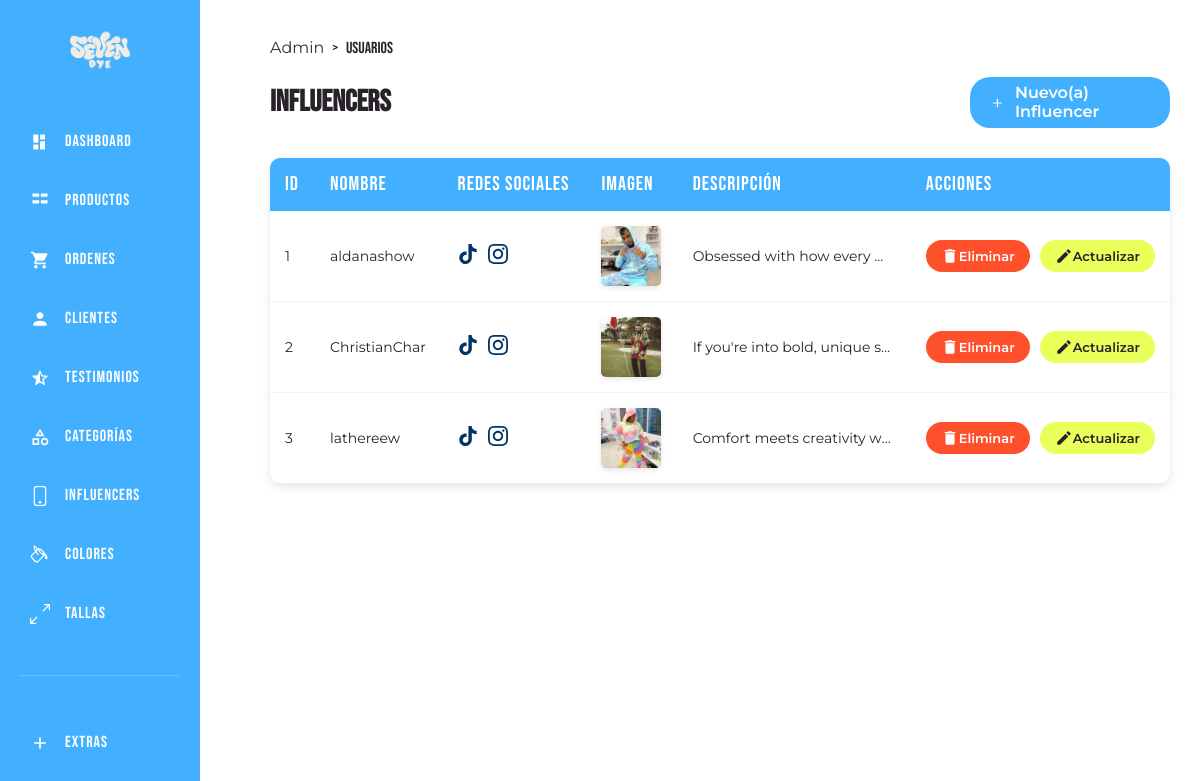
Page /influencers/admin (signed in) on the committed database.
### tables this page shows
CREATE TABLE `influencer` (
  `id` int NOT NULL AUTO_INCREMENT,
  `nombre` varchar(255) DEFAULT NULL,
  `youtube` varchar(255) DEFAULT NULL,
  `tiktok` varchar(255) DEFAULT NULL,
  `instagram` varchar(255) DEFAULT NULL,
  `imagen` varchar(200) DEFAULT NULL,
  `descripcion` longtext,
  `creado` date DEFAULT NULL,
  PRIMARY KEY (`id`)
);

### controllers/InfluencerController.php (called while the page is built, shortened)
<?php
class InfluencerController{
    public static function index(Router $router){
        $influencers = Influencer::all();
        $router->render('/influencers/admin',[
            'influencers' => $influencers,
            'pageTitle' => 'usuarios'
        ]);
    }
}

### public/index.php (called while the page is built, shortened)
<?php
$router = new Router();
$router->get('/admin', [DashboardController::class, 'index']);
$router->get('/testimonios/admin', [TestimonioController::class, 'index']);
$router->get('/testimonios/crear', [TestimonioController::class, 'crear']);
$router->post('/testimonios/crear', [TestimonioController::class, 'crear']);
$router->get('/testimonios/actualizar', [TestimonioController::class, 'actualizar']);
$router->post('/testimonios/actualizar', [TestimonioController::class, 'actualizar']);
$router->post('/testimonios/eliminar', [TestimonioController::class, 'eliminar']);
$router->get('/influencers/admin', [InfluencerController::class, 'index']);
$router->get('/influencers/crear', [InfluencerController::class, 'crear']);
$router->post('/influencers/crear', [InfluencerController::class, 'crear']);
$router->get('/influencers/actualizar', [InfluencerController::class, 'actualizar']);
$router->post('/influencers/actualizar', [InfluencerController::class, 'actualizar']);
$router->post('/influencers/eliminar', [InfluencerController::class, 'eliminar']);
$router->get('/categorias/admin', [CategoriaController::class, 'index']);
$router->get('/categorias/crear', [CategoriaController::class, 'crear']);
$router->post('/categorias/crear', [CategoriaController::class, 'crear']);
$router->get('/categorias/actualizar', [CategoriaController::class, 'actualizar']);
$router->post('/categorias/actualizar', [CategoriaController::class, 'actualizar']);
$router->post('/categorias/eliminar', [CategoriaController::class, 'eliminar']);
$router->get('/colores/admin', [ColorController::class, 'index']);
$router->get('/colores/crear', [ColorController::class, 'crear']);
$router->post('/colores/crear', [ColorController::class, 'crear']);
$router->get('/colores/actualizar', [ColorController::class, 'actualizar']);
$router->post('/colores/actualizar', [ColorController::class, 'actualizar']);
$router->post('/colores/eliminar', [ColorController::class, 'eliminar']);
$router->get('/tallas/admin', [TallaController::class, 'index']);
$router->get('/tallas/crear', [TallaController::class, 'crear']);
$router->post('/tallas/crear', [TallaController::class, 'crear']);
$router->get('/tallas/actualizar', [TallaController::class, 'actualizar']);
$router->post('/tallas/actualizar', [TallaController::class, 'actualizar']);
$router->post('/tallas/eliminar', [TallaController::class, 'eliminar']);
$router->get('/productos/admin', [ProductoController::class, 'index']);
$router->get('/productos/crear', [ProductoController::class, 'crear']);
$router->post('/productos/crear', [ProductoController::class, 'crear']);
$router->get('/productos/actualizar', [ProductoController::class, 'actualizar']);
$router->post('/productos/actualizar', [ProductoController::class, 'actualizar']);
$router->post('/productos/eliminar', [ProductoController::class, 'eliminar']);
$router->get('/clientes/admin', [ClienteController::class, 'index']);
$router->get('/clientes/actualizar', [ClienteController::class, 'actualizar']);
$router->post('/clientes/actualizar', [ClienteController::class, 'actualizar']);
$router->get('/login', [LoginController::class, 'login']);
$router->post('/login', [LoginController::class, 'login']);
$router->get('/register',[LoginController::class, 'registro']);
$router->post('/register',[LoginController::class, 'registro']);
$router->get('/logout', [LoginController::class, 'logout']);
$router->get('/google/login', [GoogleController::class, 'login']);
$router->get('/google/callback', [GoogleController::class, 'callback']);
$router->get('/olvide', [LoginController::class, 'olvide']);
$router->post('/olvide', [LoginController::class, 'olvide']);
$router->get('/recuperar', [LoginController::class, 'recuperar']);
$router->post('/recuperar', [LoginController::class, 'recuperar']);
$router->get('/confirmar-cuenta', [LoginController::class, 'confirmar']);
$router->get('/mensaje', [LoginController::class, 'mensaje']);
$router->get('/perfil', [UsuarioController::class, 'actualizar']);
$router->post('/perfil', [UsuarioController::class, 'actualizar']);
$router->get('/', [PaginasController::class, 'index']);
$router->get('/nosotros', [PaginasController::class, 'nosotros']);
$router->get('/contacto', [PaginasController::class, 'contacto']);
$router->post('/contacto', [PaginasController::class, 'contacto']);
$router->get('/carrito', [CarritoController::class, 'index']);
$router->post('/carrito/agregar', [CarritoController::class, 'agregar']);
$router->post('/carrito/actualizar', [CarritoController::class, 'actualizar']);
$router->post('/carrito/eliminar', [CarritoController::class, 'eliminar']);
$router->get('/tienda', [TiendaController::class, 'index']);
$router->get('/tienda/{slug}', [TiendaController::class, 'indexSlug']);
$router->get('/detalles/{slug}', [TiendaController::class, 'detalles']);
$router->get('/deseos', [DeseoController::class, 'index']);
$router->get('/deseos/verificar', [DeseoController::class, 'verificar']);
$router->post('/deseos/guardar', [DeseoController::class, 'guardar']);
$router->post('/deseos/eliminar', [DeseoController::class, 'eliminar']);
$router->comprobarRutas();

### models/ActiveRecord.php (called while the page is built, shortened)
<?php
class ActiveRecord
{
    protected static $db;
    protected static $tabla = '';
    public static function setDB($database)
    {
        self::$db = $database;
    }
    public static function all()
    {
        $query = "SELECT * FROM " . static::$tabla . " ORDER BY id ASC ";
        $resultado = self::consultarSQL($query);
        return $resultado;
    }
    public static function consultarSQL($query)
    {
        $resultado = self::$db->query($query);
        $array = [];
        while ($registro = $resultado->fetch_assoc()) {
            $array[] = static::crearObjeto($registro);
        }
        return $array;
    }
    protected static function crearObjeto($registro)
    {
        $objeto = new static;
        foreach ($registro as $key => $value):
            if (property_exists($objeto, $key)) {
                $objeto->$key = $value;
            }
        endforeach;
        return $objeto;
    }
}

### views/influencers/admin.php (the view, shortened to what this page needs)
<?php include __DIR__ . "/../templates/admin-header.php"; ?>
<main class="dashboard__content">
    <div class="influencers">
        <div class="dashboard__breadcrumb">
            <p>
                <a href="/admin">Admin</a>
                <span>></span>
                <?php echo $pageTitle; ?>
            </p>
        </div>
        <div class="influencers__header">
            <h2>Influencers</h2>
            <a href="/influencers/crear" class="influencers__nuevo">
                <svg xmlns="http://www.w3.org/2000/svg" viewBox="0 0 24 24" fill="currentColor">
                    <path d="M19 13h-6v6h-2v-6H5v-2h6V5h2v6h6v2z" />
                </svg>
                Nuevo(a) Influencer
            </a>
        </div>
        <table class="influencers__tabla">
            <thead>
                <tr>
                    <th>Id</th>
                    <th>Nombre</th>
                    <th>Redes Sociales</th>
                    <th>Imagen</th>
                    <th>Descripción</th>
                    <th>Acciones</th>
                </tr>
            </thead>
            <tbody>
                <?php foreach ($influencers as $influencer) { ?>
                    <tr>
                        <td><?php echo $influencer->id; ?></td>
                        <td><?php echo $influencer->nombre; ?></td>
                        <td>
                            <div class="influencers__social">
                                <?php if ($influencer->tiktok) { ?>
                                    <a href="<?php echo $influencer->tiktok; ?>" target="_blank" title="Perfil de TikTok">
                                    </a>
                                <?php } ?>
                                <?php if ($influencer->instagram) { ?>
                                    <a href="<?php echo $influencer->instagram; ?>" target="_blank" title="Perfil de Instagram">
                                    </a>
                                <?php } ?>
                            </div>
                        </td>
                        <td>
                            <img src="/imagenes/<?php echo $influencer->imagen; ?>" class="imagen-tabla" alt="<?php echo $influencer->nombre; ?>">
                        </td>
                        <td>
                            <div class="influencers__descripcion"><?php echo $influencer->descripcion; ?></div>
                        </td>
                        <td>
                            <div class="influencers__acciones">
                                <form method="POST" action="/influencers/eliminar">
                                    <button type="submit" class="boton-eliminar">
                                        <svg xmlns="http://www.w3.org/2000/svg" viewBox="0 0 24 24" fill="currentColor" width="18" height="18">
                                            <path d="M6 19c0 1.1.9 2 2 2h8c1.1 0 2-.9 2-2V7H6v12zM19 4h-3.5l-1-1h-5l-1 1H5v2h14V4z" />
                                        </svg>
                                        Eliminar
                                    </button>
                                </form>
                                <a href="/influencers/actualizar?id=<?php echo $influencer->id; ?>" class="boton-actualizar">
                                    <svg xmlns="http://www.w3.org/2000/svg" viewBox="0 0 24 24" fill="currentColor" width="18" height="18">
                                        <path d="M3 17.25V21h3.75L17.81 9.94l-3.75-3.75L3 17.25zM20.71 7.04c.39-.39.39-1.02 0-1.41l-2.34-2.34c-.39-.39-1.02-.39-1.41 0l-1.83 1.83 3.75 3.75 1.83-1.83z" />
                                    </svg>
                                    Actualizar
                                </a>
                            </div>
                        </td>
                    </tr>
                <?php } ?>
            </tbody>
        </table>
    </div>
</main>
<?php include __DIR__ . "/../templates/admin-footer.php"; ?>

### Router.php (shortened to what this page needs)
<?php
class Router {
    public $rutasGET = [];
    public $rutasPOST = [];
    public function get($url, $fn) {
        $this->rutasGET[] = ['pattern' => $this->crearPatron($url), 'callback' => $fn];
    }
    public function post($url, $fn) {
        $this->rutasPOST[] = ['pattern' => $this->crearPatron($url), 'callback' => $fn];
    }
    private function crearPatron($url) {
        $regex = preg_replace('/\{(\w+)\}/', '(?P<\1>[^/]+)', $url);
        return '#^' . $regex . '$#';
    }
    public function comprobarRutas() {
        $urlActual = $_SERVER['PATH_INFO'] ?? '/';
        $metodo = $_SERVER['REQUEST_METHOD'];
        $rutas = $metodo === 'GET' ? $this->rutasGET : $this->rutasPOST;
        foreach ($rutas as $ruta) {
            if (preg_match($ruta['pattern'], $urlActual, $coincidencias)) {
                $parametros = array_filter($coincidencias, 'is_string', ARRAY_FILTER_USE_KEY);
                call_user_func_array($ruta['callback'], array_merge([$this], $parametros));
                return;
            }
        }
    }
    public function render($view, $datos = []) {
        include __DIR__ . "/views/$view.php";
        include __DIR__ . "/views/layout.php";
    }
}

### rows in the picture
influencer: id "1", nombre "aldanashow", imagen (picture), descripcion "Obsessed with how every…"
influencer: id "2", nombre "ChristianChar", imagen (picture), descripcion "If you're into bold, unique s…"
influencer: id "3", nombre "lathereew", imagen (picture), descripcion "Comfort meets creativity w…"
